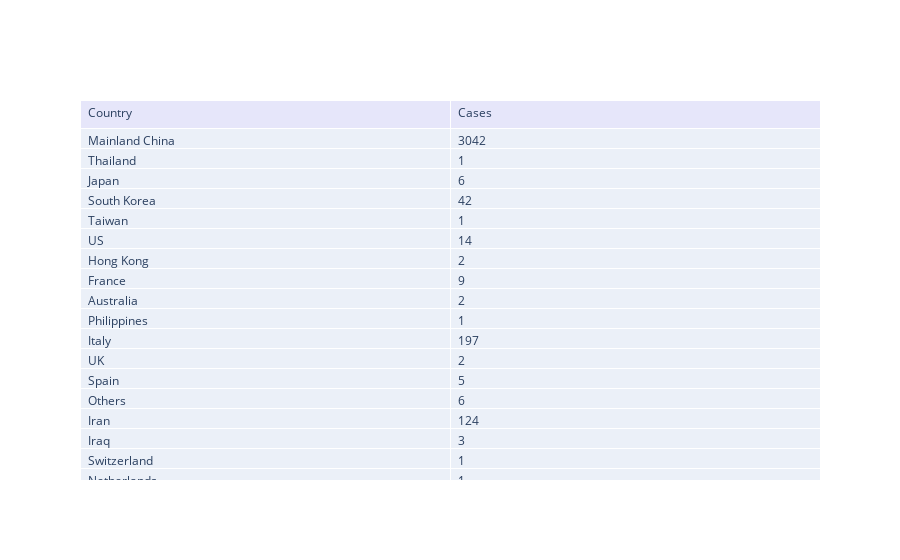
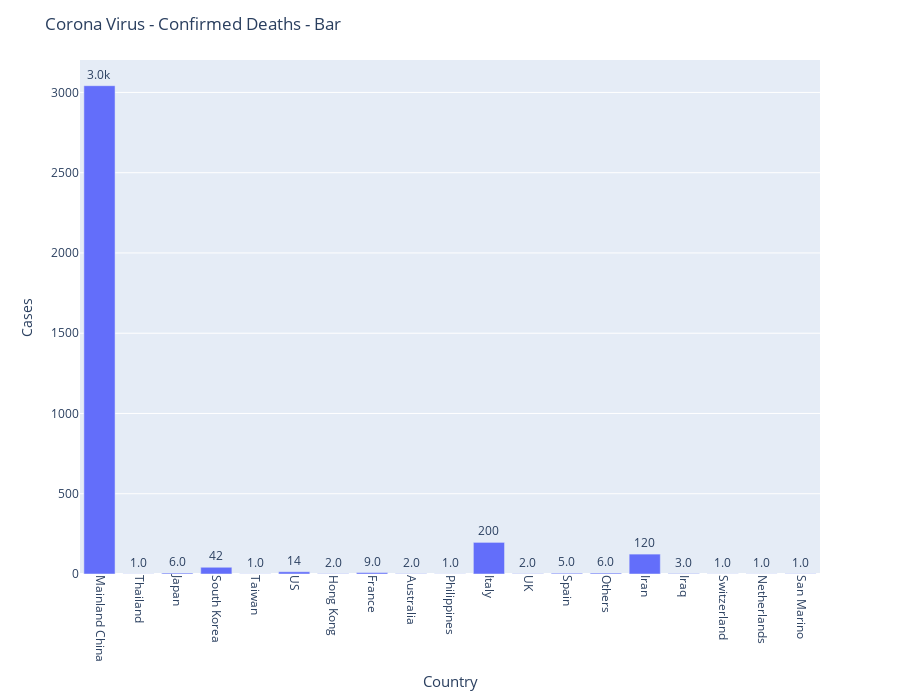

The code cell stored with these charts, in order, in its notebook:
### Code cell
plotBarsSimple(data_deaths,0,"Corona Virus - Confirmed Deaths - Bar")

### Figure 1 — Plotly figure (JSON) as saved in the notebook; plotly's stock layout.template omitted (floating-point values rounded to 4 significant figures)
{"data": [{"cells": {"align": "left", "fill": {"color": "light blue"}, "values": [[["Mainland China"], ["Thailand"], ["Japan"], ["South Korea"], ["Taiwan"], ["US"], ["Hong Kong"], ["France"], ["Australia"], ["Philippines"], ["Italy"], ["UK"], ["Spain"], ["Others"], ["Iran"], ["Iraq"], ["Switzerland"], ["Netherlands"], ["San Marino"]], [[3042], [1], [6], [42], [1], [14], [2], [9], [2], [1], [197], [2], [5], [6], [124], [3], [1], [1], [1]]]}, "header": {"align": "left", "fill": {"color": "lavender"}, "values": ["Country", "Cases"]}, "type": "table"}], "layout": {}}

### Figure 2 — Plotly figure (JSON) as saved in the notebook; plotly's stock layout.template omitted (floating-point values rounded to 4 significant figures)
{"data": [{"alignmentgroup": "True", "hoverlabel": {"namelength": 0}, "hovertemplate": "x=%{x}<br>y=%{y}<br>Cases=%{text}", "legendgroup": "", "marker": {"color": "#636efa"}, "name": "", "offsetgroup": "", "orientation": "v", "showlegend": false, "text": [3042, 1, 6, 42, 1, 14, 2, 9, 2, 1, 197, 2, 5, 6, 124, 3, 1, 1, 1], "textposition": "outside", "texttemplate": "%{text:.2s}", "type": "bar", "x": ["Mainland China", "Thailand", "Japan", "South Korea", "Taiwan", "US", "Hong Kong", "France", "Australia", "Philippines", "Italy", "UK", "Spain", "Others", "Iran", "Iraq", "Switzerland", "Netherlands", "San Marino"], "xaxis": "x", "y": [3042, 1, 6, 42, 1, 14, 2, 9, 2, 1, 197, 2, 5, 6, 124, 3, 1, 1, 1], "yaxis": "y"}], "layout": {"barmode": "relative", "height": 700, "legend": {"tracegroupgap": 0}, "margin": {"t": 60}, "title": {"text": "Corona Virus - Confirmed Deaths - Bar"}, "uniformtext": {"minsize": 5, "mode": "hide"}, "xaxis": {"anchor": "y", "domain": [0, 1], "tickangle": 90, "title": {"font": {"size": 15}, "standoff": 15, "text": "Country"}}, "yaxis": {"anchor": "x", "domain": [0, 1], "title": {"standoff": 15, "text": "Cases"}}}}
